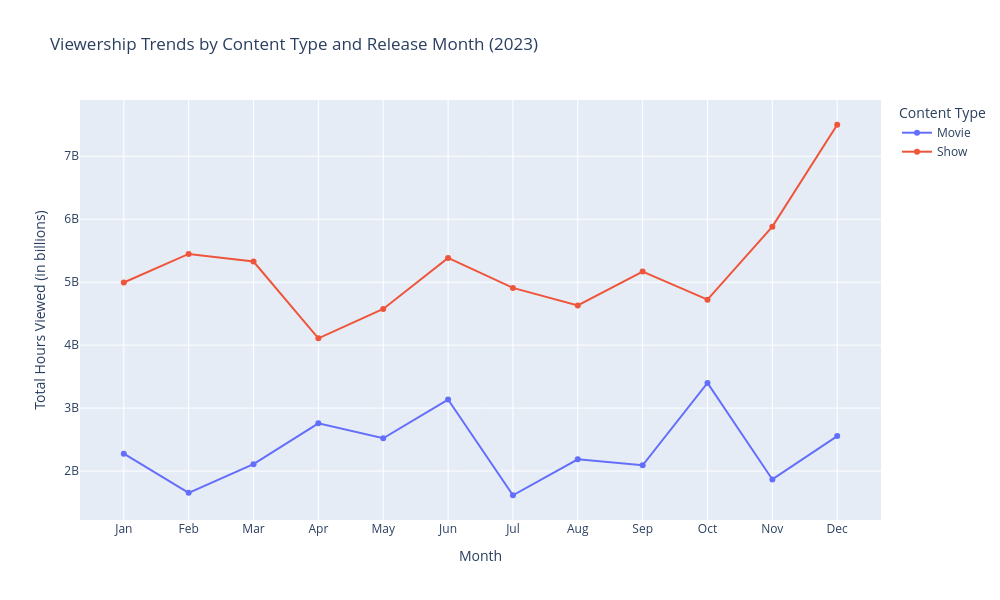

The notebook cell saved with this chart:
### Code cell
# aggregate viewership hours by content type and release month
monthly_viewership_by_type = df.pivot_table(index='Release Month', columns='Content Type', values='Hours Viewed', aggfunc='sum')

fig = go.Figure()

for content_type in monthly_viewership_by_type.columns:
    fig.add_trace(
        go.Scatter(
            x=monthly_viewership_by_type.index,
            y=monthly_viewership_by_type[content_type],
            mode='lines+markers',
            name=content_type
        )
    )

fig.update_layout(
    title='Viewership Trends by Content Type and Release Month (2023)',
    xaxis_title='Month',
    yaxis_title='Total Hours Viewed (in billions)',
    xaxis=dict(
        tickmode='array',
        tickvals=list(range(1, 13)),
        ticktext=['Jan', 'Feb', 'Mar', 'Apr', 'May', 'Jun', 'Jul', 'Aug', 'Sep', 'Oct', 'Nov', 'Dec']
    ),
    height=600,
    width=1000,
    legend_title='Content Type'
)

fig.show()

### Figure 1 — Plotly figure (JSON) as saved in the notebook; plotly's stock layout.template omitted (floating-point values rounded to 4 significant figures)
{"data": [{"mode": "lines+markers", "name": "Movie", "type": "scatter", "x": [1.0, 2.0, 3.0, 4.0, 5.0, 6.0, 7.0, 8.0, 9.0, 10.0, 11.0, 12.0], "y": [2276000000.0, 1654000000.0, 2109000000.0, 2758000000.0, 2520000000.0, 3136000000.0, 1616000000.0, 2186000000.0, 2092000000.0, 3400000000.0, 1867000000.0, 2555000000.0]}, {"mode": "lines+markers", "name": "Show", "type": "scatter", "x": [1.0, 2.0, 3.0, 4.0, 5.0, 6.0, 7.0, 8.0, 9.0, 10.0, 11.0, 12.0], "y": [4996000000.0, 5449000000.0, 5328000000.0, 4108000000.0, 4574000000.0, 5386000000.0, 4909000000.0, 4631000000.0, 5170000000.0, 4723000000.0, 5883000000.0, 7501000000.0]}], "layout": {"height": 600, "legend": {"title": {"text": "Content Type"}}, "title": {"text": "Viewership Trends by Content Type and Release Month (2023)"}, "width": 1000, "xaxis": {"tickmode": "array", "ticktext": ["Jan", "Feb", "Mar", "Apr", "May", "Jun", "Jul", "Aug", "Sep", "Oct", "Nov", "Dec"], "tickvals": [1, 2, 3, 4, 5, 6, 7, 8, 9, 10, 11, 12], "title": {"text": "Month"}}, "yaxis": {"title": {"text": "Total Hours Viewed (in billions)"}}}}
